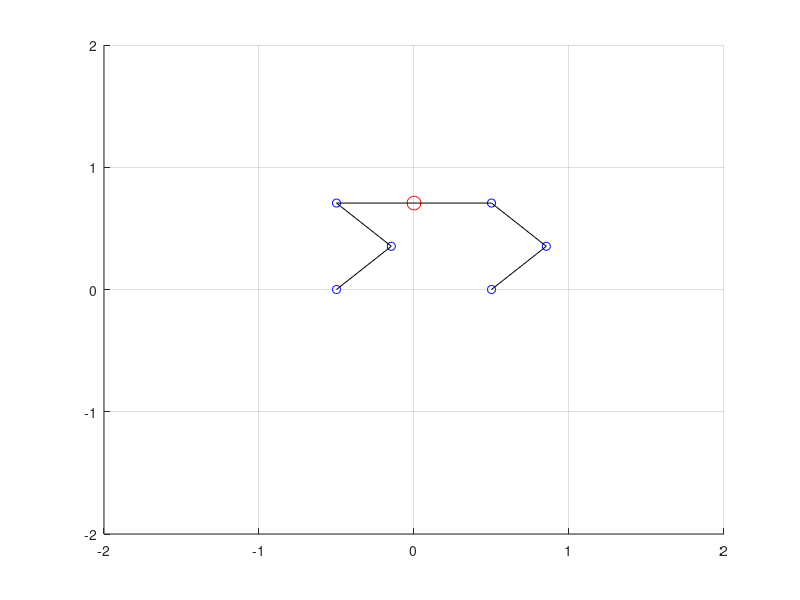

The MATLAB source for this figure: (Note: this script raises an error after producing the figure.)
%
% Kinematics of the half-bobcat
%
% Position coordinates:
%
%           p1----p0----p2
%          /            /
%         /            /
%        p3           p4
%        \             \
%         \             \
%          p5            p6
%
% Joint angles:
%
%           o------------o
%          / q1)        / q2)
%         /            /
%        o q3)        o q4)
%        \             \
%         \             \
%          o             o
%
% Body dimensions (link lengths):
%
%           o-----r0------o
%          /             /
%         / r1          / r2
%        /             /
%       o             o
%        \             \
%         \ r3          \ r3
%          \             \
%           o             o
%
function half_bobcat_fixed_body

  conf = struct;
  conf.r0 = 1;
  conf.r1 = 0.5;
  conf.r2 = 0.5;
  conf.g = 9.81;
  conf.m = 1;

  p0_init = [0;sqrt(2)/2];
  v0_init = [0;0];
  q1_init = pi/4;
  q2_init = pi/4;
  q3_init = -pi/2;
  q4_init = -pi/2;
  
  f1_init = 0;
  f2_init = 0;
  
  
  half_bobcat_draw(p0_init, q1_init, q2_init, q3_init, q4_init, conf)
  
  y0 = vertcat(p0_init, v0_init, q1_init, q2_init, q3_init, q4_init, f1_init, f2_init);
  
  tspan = 0:0.01:2;
  options = odeset('Mass', gait_double_support_mass(), 'RelTol', 1e-4);
                 
  [t,y] = ode15s(@(t,y)dae(y,conf),tspan,y0,options);

end

function half_bobcat_draw(p0, q1, q2, q3, q4, conf)

  r0 = conf.r0;
  r1 = conf.r1;
  r2 = conf.r2;

  p1 = p1fun(p0, r0);
  p2 = p2fun(p0, r0);
  p3 = p3fun(p0, q1, r0, r1);
  p4 = p4fun(p0, q2, r0, r1);
  p5 = p5fun(p0, q1, q3, r0, r1, r2);
  p6 = p6fun(p0, q2, q4, r0, r1, r2);

  figure;
  hold on; grid on;
  
  plot(p0(1), p0(2), 'or', 'MarkerSize', 10)
  plot(p1(1), p1(2), 'ob')
  plot(p2(1), p2(2), 'ob')
  plot(p3(1), p3(2), 'ob')
  plot(p4(1), p4(2), 'ob')
  plot(p5(1), p5(2), 'ob')
  plot(p6(1), p6(2), 'ob')
  
  plot([p5(1), p3(1), p1(1), p2(1), p4(1), p6(1)], [p5(2), p3(2), p1(2), p2(2), p4(2), p6(2)], 'k')
  
  xlim([-2,2])
  ylim([-2,2])
  
end

function r = dae(y, conf)
  x = struct;
  x.p0 = [y(1);y(2)];
  x.v0 = [y(3);y(4)];
  x.q1 = y(5);
  x.q2 = y(6);
  x.q3 = y(7);
  x.q4 = y(8);
  
  z = struct;
  z.f1 = y(9);
  z.f2 = y(10);
  
  diff = struct;
  diff.p0 = zeros(2,1);
  diff.v0 = zeros(2,1);
  diff.q1 = 0;
  diff.q2 = 0;
  diff.q3 = 0;
  diff.q4 = 0;
  
  alg = zeros(2,1);
  
  [diff,alg] = gait_double_support_dae(diff,alg,x,z,conf);
  
  r = vertcat(diff.p0, diff.v0, diff.q1, diff.q2, diff.q3, diff.q4, alg(1), alg(2));
  
end

function M = gait_double_support_mass()
  M = diag([1 1 1 1 1 1 1 1 0 0]);
end

function [diff,alg] = gait_double_support_dae(diff, alg, x, z, conf)

  g = conf.g;
  m = conf.m;
  r0 = conf.r0;
  r1 = conf.r1;
  r2 = conf.r2;

  p0 = x.p0;
  v0 = x.v0;

  f1 = z.f1;
  f2 = z.f2;

  q1 = x.q1;
  q2 = x.q2;
  q3 = x.q3;
  q4 = x.q4;
  
  q1_dot = 0;
  q2_dot = 0;
  q3_dot = 0;
  q4_dot = 0;

  p5 = p5fun(p0, q1, q2, r0, r1, r2);
  p6 = p6fun(p0, q1, q2, r0, r1, r2);

  p5_direction = p5-p0;
  p6_direction = p6-p0;
  p5_direction = p5_direction/norm(p5_direction);
  p6_direction = p6_direction/norm(p6_direction);

  diff.p0 = v0;
  diff.v0  = [0;-g] + f1*p5_direction/m + f2*p6_direction/m;

  diff.q1 = q1_dot;
  diff.q1 = q1_dot;
  diff.q3 = q1_dot;
  diff.q4 = q1_dot;
  
  v5 = v5fun(v0, q1, q1_dot, q3, q3_dot, r1, r2);
  v6 = v6fun(v0, q2, q2_dot, q4, q4_dot, r1, r2);

  alg(1) = dot(v5,v5);
  alg(2) = dot(v6,v6);

  % constraint:
  %   cos(theta) = dot((p2-p1), (p6-p5)) / norm(p2-p1) / norm(p6-p5)
  % differentiate to be on velocity level
  p1 = p1fun(p0, r0);
  p2 = p2fun(p0, r0);
  
  v1 = v1fun(v0);
  v2 = v2fun(v0);

  alg(3) = v2'*p6+p2'*v6-v2'*p5-p2'*v5-v1'*p6-p1'*v6+v1'*p5+p1'*v5;
end

function r = p1fun(p0, r0)
  r = p0 - r0 / 2 * [1;0];
end

function r = v1fun(v0)
  r = v0;
end

function r = p2fun(p0, r0)
  r = p0 + r0 / 2 * [cos(0); sin(0)];
end

function r = v2fun(v0)
  r = v0;
end

function r = p3fun(p0, q1, r0, r1)
  r = p1fun(p0, r0) + r1 * [sin(q1); -cos(q1)];
end

function r = v3fun(v0, q1, q1_dot, r1)
  r = v1fun(v0) + r1 * [cos(q1); sin(q1)] * q1_dot;
end

function r = p4fun(p0, q2, r0, r1)
  r = p2fun(p0, r0) + r1 * [sin(q2); -cos(q2)];
end

function r = v4fun(v0, q2, q2_dot, r1)
  r = v2fun(v0) + r1 * [cos(q2); sin(q2)] * q2_dot;
end

function r = p5fun(p0, q1, q3, r0, r1, r2)
  angle = q1 + q3;
  r = p3fun(p0, q1, r0, r1) + r2 * [sin(angle); -cos(angle)];
end

function r = v5fun(v0, q1, q1_dot, q3, q3_dot, r1, r2)
  angle = q1 + q3;
  angle_dot = q1_dot + q3_dot;
  r = v3fun(v0, q1, q1_dot, r1) + r2 * [cos(angle); sin(angle)] * angle_dot;
end

function r = p6fun(p0, q2, q4, r0, r1, r2)
  angle = q2 + q4;
  r = p4fun(p0, q2, r0, r1) + r2 * [sin(angle); -cos(angle)];
end

function r = v6fun(v0, q2, q2_dot, q4, q4_dot, r1, r2)
  angle = q2 + q4;
  angle_dot = q2_dot + q4_dot;
  r = v4fun(v0, q2, q2_dot, r1) + r2 * [cos(angle); sin(angle)] * angle_dot;
end
